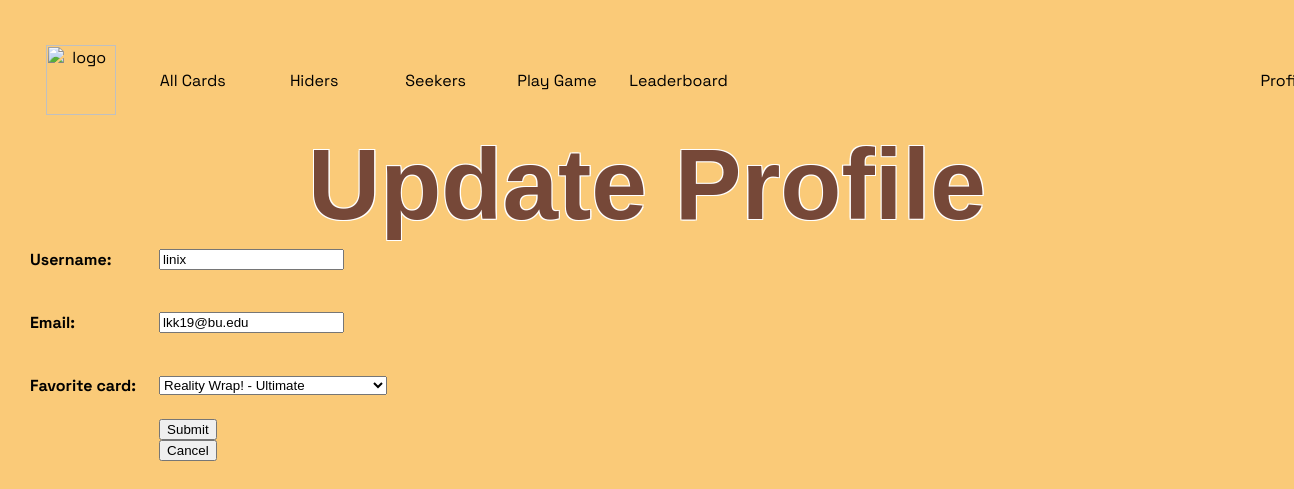
/update_profile/ (signed in), run on the app's committed database.
### game/models.py (models this page shows, shortened)
class Profile(models.Model):
    username = models.CharField(max_length=120)
    email = models.EmailField()
    games_played = models.IntegerField(default=0)
    games_won = models.IntegerField(default=0)
    favorite_card = models.ForeignKey('Card', on_delete=models.SET_NULL, null=True, blank=True)
    user = models.OneToOneField(User, on_delete=models.CASCADE)

### game/views.py (the view, shortened to what this page needs)
# urls.py: path(r'update_profile/', views.UpdateProfileView.as_view(), name='update_profile'), # page for updating a profile
class UpdateProfileView(LoginRequiredMixin, UpdateView):
    model = Profile
    form_class = UpdateProfileForm
    template_name = 'game/update_profile_form.html'
    context_object_name = 'profile'
    def get_object(self):
        return Profile.objects.get(user=self.request.user)

### game/forms.py
class UpdateProfileForm(forms.ModelForm):
    class Meta:
        model = Profile
        fields = ['username', 'email', 'favorite_card']

### game/models.py (called while the page is built)
    def __str__(self):
        return f'{self.card_name} - {self.card_type}'

### game/templates/game/update_profile_form.html (shortened to what this page needs)
{% extends 'game/base.html' %}
{% block content %}
    <h1>Update Profile</h1>
    <form method="POST">
        <table>
            {{ form.as_table }}
        <tr>
            <td></td>
            <td>
                <input type="submit" name="Post">
            </form>
            <form action="{% url 'show_profile' profile.pk %}">
                <input type="submit" name="Cancel" value="Cancel">
            </form>
{% endblock %}

### static/style2.css (style rules this page uses)
body { margin-top: 25px; font-family: 'Space Grotesk', sans-serif; padding: 0px; background-color: #faca78; }
h1 { font-family: 'Rocher', sans-serif; text-align: center; font-size: 100px; margin-top: -25px; margin-bottom: -15px; color: #764838; text-shadow: 1.1px 1.1px 0px white, -1.1px 1.1px 0px white, 1.1px -1.1px 0px white, -1.1px -1.1px 0px white; }
.search-table td, th { padding-bottom: 20px; text-align: left; }
.leaderboard-table td, th { padding: 20px; }

### data on the page
Profile: username "linix", email "lkk19@bu.edu", favorite_card "Reality Wrap! - Ultimate"
